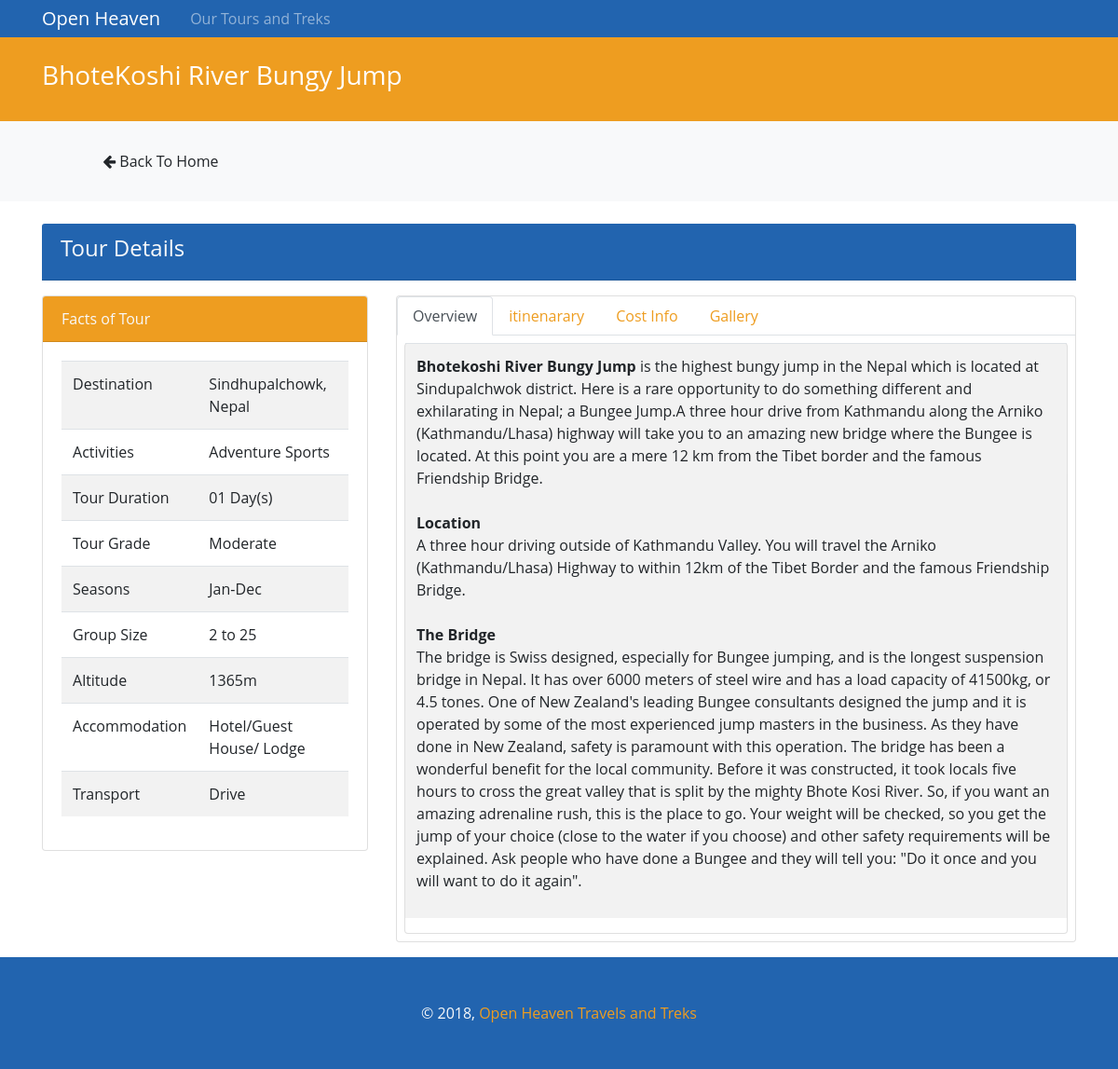
Page /pages/tour.php?id=1 on the committed database.
### tables this page shows
CREATE TABLE `tours`(
  `id` INT(11) NOT NULL AUTO_INCREMENT,
  `timestamp` TIMESTAMP DEFAULT CURRENT_TIMESTAMP,
  `position` INT(3) NOT NULL,
  `visible` TINYINT(1) NOT NULL,
  `destination` VARCHAR(255) NOT NULL,
  `tour_name` VARCHAR(255) NOT NULL,
  `activities` VARCHAR(255) NOT NULL,
  `tour_duration` VARCHAR(255) NOT NULL,
  `tour_grade` VARCHAR(255) NOT NULL,
  `seasons` VARCHAR(255) NOT NULL,
  `group_size` VARCHAR(255) NOT NULL,
  `altitude` VARCHAR(255) NOT NULL,
  `accommodation` VARCHAR(255) NOT NULL,
  `transport` VARCHAR(255) NOT NULL,
  `overview` TEXT,
  `itinenarary` TEXT,
  `cost_info` TEXT,
  `gallery` TEXT,
  PRIMARY KEY (`id`)
);

### private/functions.php (called while the page is built, shortened)
<?php
	function url_for($script_path) {
		if ($script_path[0] != '/') {
			$script_path = "/" . $script_path;
		}
		return WWW_ROOT . $script_path;
	}
	function h($string = "") {
		return htmlspecialchars($string);
	}
?>

### private/database.php (called while the page is built, shortened)
<?php
	function db_escape($connection, $string) {
		return mysqli_real_escape_string($connection, $string);
	}
?>

### private/query_functions.php (called while the page is built, shortened)
<?php
function find_tour_by_id($id, $options = []) {
   global $db;
   $visible = $options['visible'] ?? false;
   $sql = "SELECT * FROM tours ";
   $sql .= "WHERE id='" . db_escape($db, $id) . "' ";
   if ($visible) {
      $sql .= "AND visible = true";
   }
   $result = mysqli_query($db, $sql);
   $tour = mysqli_fetch_assoc($result);
   return $tour;
}
?>

### private/initialize.php (called while the page is built, shortened)
<?php require_once('session.php');
	require_once('functions.php');
	require_once('database.php');
	require_once('query_functions.php');
	$allowed_tags = '<div><img><h1><h2><h3><h4><h5><h6><p><br><strong><em><ul><li><table><th><td><tr><thead><tbody><a><i><b>';

### public/pages/tour.php (the view, shortened to what this page needs)
<?php require_once('../../private/initialize.php'); ?>
<?php
	$preview = false;
	$visible = !$preview;
?>
<?php
	$id = $_GET['id'];
	$tour = find_tour_by_id($id, ['visible' => $visible]);
?>
<?php include(SHARED_PATH . '/page_header.php') ?>
	<header id = "main-header" class = "py-4 text-white">
		<div class = "container">
			<div class = "row">
				<div class = "col-md-8">
					<h3>
						<?php echo h($tour['tour_name']) ?>
					</h3>
				</div>
				<div class = "col-md-4">
				</div>
			</div>
		</div>
	</header>
	<section id = "action" class = "py-4 mb-4 bg-light">
		<div class = "container">
			<div class = "row">
				<div class = "col-md-3 col-sm-6 mr-auto">
					<a href = "<?php echo url_for('/index.php#services'); ?>" class = "btn btn-light btn-block">
						<i class = "fa fa-arrow-left"></i> Back To Home
					</a>
				</div>
				<div class = "col-md-3 pt-2">
				</div>
				<div class = "col-md-3 pt-2">
				</div>
			</div>
		</div>
	</section>
	<section id = "tour">
		<div class = "container">
			<div class = "row">
				<div class = "col">
					<div class = "card" id = "card-main">
						<div class = "card-header text-light" id = "card-details-header">
							<h4>Tour Details</h4>
						</div>
						<div class = "row py-3">
							<div class = "col-lg-4">
								<div class = "facts">
									<div class = "row">
										<div class = "col-md-12 pb-3">
											<div class = "card card-table">
												<div class = "card-header text-light" id = "card-facts-header">Facts of Tour</div>
												<div class = "card-body">
													<table class = "table table-striped table-hover">
														<tr>
															<td>Destination</td>
															<td>
																<?php echo h($tour['destination']); ?>
															</td>
														</tr>
														<tr>
															<td>Activities</td>
															<td>
																<?php echo h($tour['activities']); ?>
															</td>
														</tr>
														<tr>
															<td>Tour Duration</td>
															<td>
																<?php echo h($tour['tour_duration']); ?>
															</td>
														</tr>
														<tr>
															<td>Tour Grade</td>
															<td>
																<?php echo h($tour['tour_grade']); ?>
															</td>
														</tr>
														<tr>
															<td>Seasons</td>
															<td>
																<?php echo h($tour['seasons']); ?>
															</td>
														</tr>
														<tr>
															<td>Group Size</td>
															<td>
																<?php echo h($tour['group_size']); ?>
															</td>
														</tr>
														<tr>
															<td>Altitude</td>
															<td>
																<?php echo h($tour['altitude']); ?>
															</td>
														</tr>
														<tr>
															<td>Accommodation</td>
															<td>
																<?php echo h($tour['accommodation']); ?>
															</td>
														</tr>
														<tr>
															<td>Transport</td>
															<td>
																<?php echo h($tour['transport']); ?>
															</td>
														</tr>
													</table>
												</div>
											</div>
										</div>
									</div>
								</div>
							</div>
							<div class = "col-lg-8">
								<div class = "card bt-0">
									<nav>
										<div class = "nav nav-tabs" id = "nav-tab" role = "tablist">
											<a class = "nav-item nav-link active" id = "nav-overview-tab border-left" data-toggle = "tab" href = "#nav-overview" role = "tab" aria-controls = "nav-overview"
											   aria-selected = "true">Overview</a>
											<a class = "nav-item nav-link" id = "nav-itinenarary-tab" data-toggle = "tab" href = "#nav-itinenarary" role = "tab" aria-controls = "nav-itinenarary"
											   aria-selected = "false">itinenarary</a>
											<a class = "nav-item nav-link" id = "nav-cost-info-tab" data-toggle = "tab" href = "#nav-cost-info" role = "tab" aria-controls = "nav-cost-info"
											   aria-selected = "false">Cost Info</a>
											<a class = "nav-item nav-link" id = "nav-gallery-tab" data-toggle = "tab" href = "#nav-gallery" role = "tab" aria-controls = "nav-gallery"
											   aria-selected = "false">Gallery</a>
										</div>
									</nav>
									<div class = "tab-content m-2" id = "nav-tabContent">
										<div class = "tab-pane fade show active" id = "nav-overview" role = "tabpanel" aria-labelledby = "nav-overview-tab">
											<div class = "card border-top-0">
												<?php echo strip_tags($tour['overview'], $allowed_tags); ?>
											</div>
										</div>
									</div>
								</div>
							</div>
						</div>
					</div>
				</div>
			</div>
	</section>
<?php include(SHARED_PATH . '/page_footer.php') ?>

### private/shared/page_header.php (shortened to what this page needs)
<!DOCTYPE html>
<html lang = "en">
<head>
	<link href = "<?php echo url_for('vendor/bootstrap/css/bootstrap.min.css" rel="stylesheet'); ?>">
	<link href = "<?php echo url_for('vendor/font-awesome/css/font-awesome.min.css" rel="stylesheet" type="text/css'); ?>">
	<link href = "<?php echo url_for('vendor/magnific-popup/magnific-popup.css" rel="stylesheet'); ?>">
	<link href = "<?php echo url_for('stylesheets/page_style.css" rel="stylesheet" type="text/css'); ?>">
</head>
<body>
<nav class = "navbar navbar-expand-sm navbar-dark p-0">
	<div class = "container">
		<a href = "<?php echo url_for('/index.php'); ?>" class = "navbar-brand">Open Heaven</a>
		<div class = "collapse navbar-collapse" id = "navbarNav">
			<ul class = "navbar-nav">
				<li class = "nav-item px-2">
					<a href = "<?php echo url_for('/index.php#services'); ?>" class = "nav-link">Our Tours and Treks</a>
				</li>
			</ul>
		</div>
	</div>
</nav>

### private/shared/page_footer.php (shortened to what this page needs)
<footer id = "footer">
	<div class = "row footer text-center py-5 mx-0 justify-content-center text-light">
		&copy; <?php echo Date("Y"); ?>, <a class = "js-scroll-trigger" href = "#page-top">&nbsp;Open Heaven Travels and
		                                                                                   Treks</a>
	</div>
</footer>
</body>
</html>

### public/stylesheets/page_style.css (style rules this page uses)
* { box-sizing: border-box; }
body { font-family: 'Open Sans', 'Helvetica Neue', Arial, sans-serif; width: 100%; height: 100%; margin: 0; padding: 0; }
html { width: 100%; height: 100%; }
a { text-decoration: none; color: #EE9D20 }
.navbar { background-color: #2264af }
#main-header { background-color: #EE9D20 }
#card-main { border: none; }
#card-details-header { background-color: #2264af }
#card-facts-header { background-color: #EE9D20 }
#footer { background-color: #2264af }

### rows in the picture
tours: tour_name "BhoteKoshi River Bungy Jump", destination "Sindhupalchowk, Nepal", activities "Adventure Sports", tour_duration "01 Day(s)", tour_grade "Moderate", seasons "Jan-Dec", group_size "2 to 25", altitude "1365m", accommodation "Hotel/Guest House/ Lodge", transport "Drive", overview "Bhotekoshi River Bungy Jump is the highest bungy jump in the Nepal which is located at Sindupalchwok district. Here is a rare opportunity to do something different and exhilarating in Nepal; a Bungee Jump.A three hour drive from Kathmandu along the Arniko (Kathmandu/Lhasa) highway will take you to an amazing new bridge where the Bungee is located. At this point you are a mere 12 km from the Tibet border and the famous Friendship Bridge. Location A three hour driving outside of Kathmandu Valley. You will travel the Arniko (Kathmandu/Lhasa) Highway to within 12km of the Tibet Border and the famous Friendship Bridge. The Bridge The bridge is Swiss designed, especially for Bungee jumping, and…"

### other values in the picture
Date("Y") "2018"
